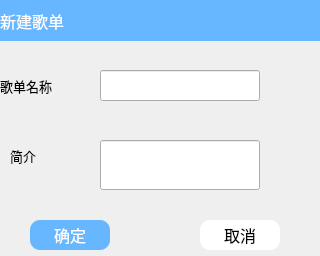
<?xml version="1.0" encoding="UTF-8"?>
<ui version="4.0">
 <class>newDialog</class>
 <widget class="QDialog" name="newDialog">
  <property name="geometry">
   <rect>
    <x>0</x>
    <y>0</y>
    <width>320</width>
    <height>256</height>
   </rect>
  </property>
  <property name="sizePolicy">
   <sizepolicy hsizetype="Fixed" vsizetype="Fixed">
    <horstretch>0</horstretch>
    <verstretch>0</verstretch>
   </sizepolicy>
  </property>
  <property name="maximumSize">
   <size>
    <width>320</width>
    <height>256</height>
   </size>
  </property>
  <property name="windowTitle">
   <string>Dialog</string>
  </property>
  <widget class="QFrame" name="topic">
   <property name="geometry">
    <rect>
     <x>0</x>
     <y>0</y>
     <width>401</width>
     <height>41</height>
    </rect>
   </property>
   <property name="sizePolicy">
    <sizepolicy hsizetype="Fixed" vsizetype="Fixed">
     <horstretch>0</horstretch>
     <verstretch>0</verstretch>
    </sizepolicy>
   </property>
   <property name="maximumSize">
    <size>
     <width>401</width>
     <height>41</height>
    </size>
   </property>
   <property name="styleSheet">
    <string notr="true">background-color: rgb(102, 183, 255);</string>
   </property>
   <property name="frameShape">
    <enum>QFrame::StyledPanel</enum>
   </property>
   <property name="frameShadow">
    <enum>QFrame::Raised</enum>
   </property>
   <widget class="QLabel" name="label">
    <property name="geometry">
     <rect>
      <x>0</x>
      <y>0</y>
      <width>321</width>
      <height>41</height>
     </rect>
    </property>
    <property name="font">
     <font>
      <family>华康少女文字 - Kelvin</family>
      <pointsize>12</pointsize>
     </font>
    </property>
    <property name="styleSheet">
     <string notr="true">color: rgb(255, 255, 255);</string>
    </property>
    <property name="text">
     <string>新建歌单</string>
    </property>
   </widget>
  </widget>
  <widget class="QLabel" name="nameLabel">
   <property name="geometry">
    <rect>
     <x>0</x>
     <y>70</y>
     <width>80</width>
     <height>31</height>
    </rect>
   </property>
   <property name="sizePolicy">
    <sizepolicy hsizetype="Fixed" vsizetype="Fixed">
     <horstretch>0</horstretch>
     <verstretch>0</verstretch>
    </sizepolicy>
   </property>
   <property name="maximumSize">
    <size>
     <width>80</width>
     <height>31</height>
    </size>
   </property>
   <property name="font">
    <font>
     <family>华康少女文字 - Kelvin</family>
     <pointsize>10</pointsize>
    </font>
   </property>
   <property name="text">
    <string>歌单名称</string>
   </property>
  </widget>
  <widget class="QLabel" name="introLabel">
   <property name="geometry">
    <rect>
     <x>10</x>
     <y>140</y>
     <width>54</width>
     <height>31</height>
    </rect>
   </property>
   <property name="sizePolicy">
    <sizepolicy hsizetype="Fixed" vsizetype="Fixed">
     <horstretch>0</horstretch>
     <verstretch>0</verstretch>
    </sizepolicy>
   </property>
   <property name="maximumSize">
    <size>
     <width>54</width>
     <height>31</height>
    </size>
   </property>
   <property name="font">
    <font>
     <family>华康少女文字 - Kelvin</family>
     <pointsize>10</pointsize>
    </font>
   </property>
   <property name="text">
    <string>简介</string>
   </property>
  </widget>
  <widget class="QLineEdit" name="nameEdit">
   <property name="geometry">
    <rect>
     <x>100</x>
     <y>70</y>
     <width>160</width>
     <height>31</height>
    </rect>
   </property>
   <property name="sizePolicy">
    <sizepolicy hsizetype="Fixed" vsizetype="Fixed">
     <horstretch>0</horstretch>
     <verstretch>0</verstretch>
    </sizepolicy>
   </property>
   <property name="maximumSize">
    <size>
     <width>160</width>
     <height>31</height>
    </size>
   </property>
   <property name="font">
    <font>
     <family>华康少女文字 - Kelvin</family>
     <pointsize>10</pointsize>
    </font>
   </property>
  </widget>
  <widget class="QPushButton" name="okBtn">
   <property name="geometry">
    <rect>
     <x>30</x>
     <y>220</y>
     <width>80</width>
     <height>30</height>
    </rect>
   </property>
   <property name="sizePolicy">
    <sizepolicy hsizetype="Fixed" vsizetype="Fixed">
     <horstretch>0</horstretch>
     <verstretch>0</verstretch>
    </sizepolicy>
   </property>
   <property name="maximumSize">
    <size>
     <width>80</width>
     <height>30</height>
    </size>
   </property>
   <property name="font">
    <font>
     <family>华康少女文字 - Kelvin</family>
     <pointsize>12</pointsize>
    </font>
   </property>
   <property name="styleSheet">
    <string notr="true">QPushButton#okBtn
{
  border-radius: 10;
  background-color: rgb(102, 183, 255);
  color:rgb(255, 255, 255);
  border-style: outset;
}
QPushButton::hover#okBtn
{
  background-color: rgb(81, 171, 249);
}
QPushButton::pressed#okBtn
{
  background-color: rgb(102, 183, 255);
}</string>
   </property>
   <property name="text">
    <string>确定</string>
   </property>
  </widget>
  <widget class="QPushButton" name="cancelBtn">
   <property name="geometry">
    <rect>
     <x>200</x>
     <y>220</y>
     <width>80</width>
     <height>30</height>
    </rect>
   </property>
   <property name="sizePolicy">
    <sizepolicy hsizetype="Fixed" vsizetype="Fixed">
     <horstretch>0</horstretch>
     <verstretch>0</verstretch>
    </sizepolicy>
   </property>
   <property name="maximumSize">
    <size>
     <width>80</width>
     <height>30</height>
    </size>
   </property>
   <property name="font">
    <font>
     <family>华康少女文字 - Kelvin</family>
     <pointsize>12</pointsize>
    </font>
   </property>
   <property name="toolTipDuration">
    <number>-1</number>
   </property>
   <property name="styleSheet">
    <string notr="true">QPushButton#cancelBtn
{
  border-radius: 10;
  background-color: rgb(255, 255, 255);
}
QPushButton::hover#cancelBtn
{
  background-color: rgb(245, 245, 247);
}
QPushButton::pressed#cancelBtn
{
  background-color: rgb(255, 255, 255);
}</string>
   </property>
   <property name="text">
    <string>取消</string>
   </property>
  </widget>
  <widget class="QLineEdit" name="introEdit">
   <property name="geometry">
    <rect>
     <x>100</x>
     <y>140</y>
     <width>160</width>
     <height>50</height>
    </rect>
   </property>
   <property name="sizePolicy">
    <sizepolicy hsizetype="Fixed" vsizetype="Fixed">
     <horstretch>0</horstretch>
     <verstretch>0</verstretch>
    </sizepolicy>
   </property>
   <property name="maximumSize">
    <size>
     <width>160</width>
     <height>50</height>
    </size>
   </property>
   <property name="font">
    <font>
     <family>华康少女文字 - Kelvin</family>
     <pointsize>10</pointsize>
    </font>
   </property>
  </widget>
 </widget>
 <resources/>
 <connections/>
</ui>
